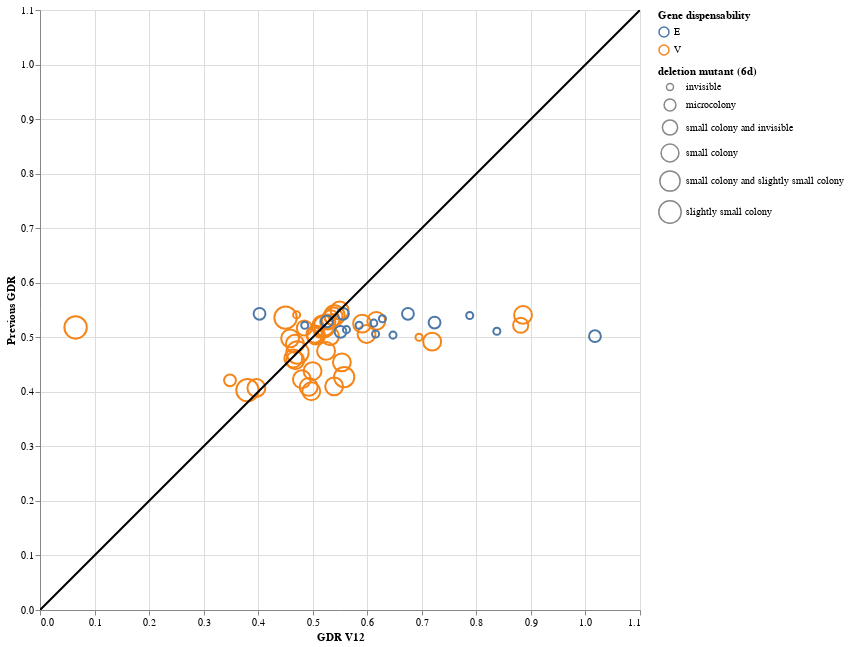

The notebook cell saved with this chart:
### Markdown cell above
# 2.GDR VS Phenotypes of the deleltion

### Code cell
phenotype_order = [
    "No result","invisible",
    # "invisible and microcolony",
    # "invisible and small colony",
    "microcolony and invisible",
    "microcolony",
    "small colony and invisible",
    "small colony",
    "small colony and slightly small colony",
    "slightly small colony",
]

selection = alt.selection_multi(fields=['deletion mutant (6d)'], bind='legend')

(
    alt.Chart(GDRs_of_verified_genes)
    .mark_point()
    .encode(
        # same scale for x and y
        x=alt.X("GDR_50:Q", scale=alt.Scale(domain=[0, 1.1]), title="GDR V12"),
        y=alt.Y("GDR:Q", scale=alt.Scale(domain=[0, 1.1]), title="Previous GDR"),
        # Gene dispensability as color
        color=alt.Color("Gene dispensability:N"),
        size=alt.Size(
            "deletion mutant (6d):N",
            scale=alt.Scale(range=[50, 500]),
            sort=phenotype_order,
        ),
        tooltip=[
            "SysID",
            "Gene name",
            "deletion mutant (3d)",
            "deletion mutant (6d)",
            "variation between deletion mutant (6d)",
            "time of the appearance of phenotype",
            "Product description",
            "GDR_50",
            "GDR_40",
            "GDR",
        ],
        opacity=alt.condition(selection, alt.value(1), alt.value(0.1))
    )
    + alt.Chart(pd.DataFrame({"GDR_50": [0, 1.1], "GDR": [0, 1.1]}))
    .mark_line(color="black")
    .encode(x="GDR_50:Q", y="GDR:Q")
    .properties(width=600, height=600)
    .interactive()
).add_params(selection)
